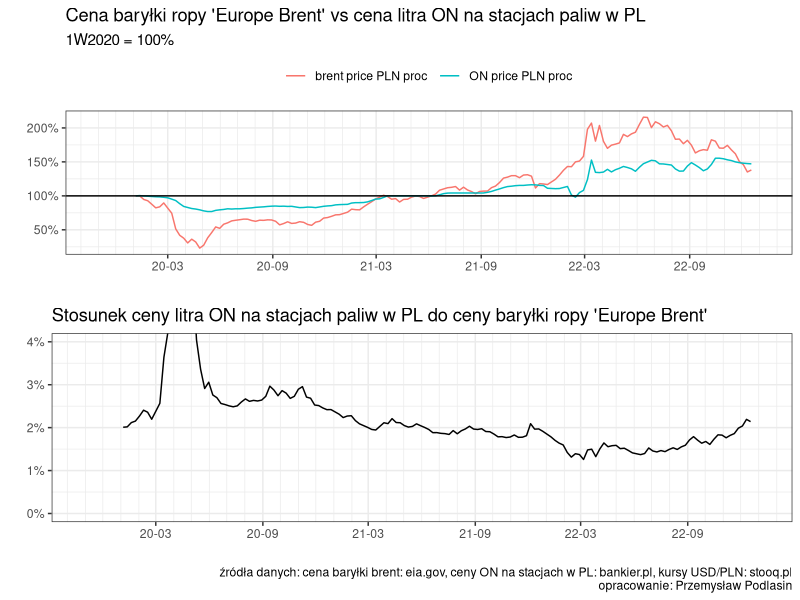

Here is the R script that generated this plot:
library(dplyr)
library(readxl)
library(ggplot2)
library(reshape2)
library(lubridate)
library(stringr)
library(scales)
library(ggpubr)
setwd('C:\\Users\\ppodl\\Desktop\\praca\\20221226_oil_price')

usdpln = read.csv('usdpln_w_stooq.csv')
usdpln$week <- 
  strftime(usdpln$Date, format = "%YW%V")

brent <-
  read_xls('RBRTEw_eiga_gov.xls',sheet = "Data 1",skip = 2)

colnames(brent) <- 
  c('date','price')

brent$date <- 
  as.Date(brent$date, origin = "1899-12-30")

brent$week <- 
  strftime(brent$date, format = "%YW%V")

ON <- 
  read_xlsx('ON_PL_bankier.xlsx')

colnames(ON) <- 
  c('Data','ON_price_PLN')
  

ON$week <- 
  substr(ON$Data,14,24) %>% 
  strftime(format = "%YW%V")  


df <- 
  ON %>% 
  select(week, ON_price_PLN) %>% 
  merge(brent %>% select(week,price),by = 'week') %>% 
  rename(brent_price_USD = price) %>% 
  merge(usdpln %>% select(week,Close,Date),by='week') %>% 
  mutate(brent_price_PLN = brent_price_USD * Close) %>% 
  select(Date,week, ON_price_PLN,brent_price_PLN) %>% 
  mutate(Date = Date %>% as.Date)

start_date <- 
  '2020-01-01'
start_week <- 
  min(df$week[df$Date >= start_date])

plot <- 
  df %>% 
    filter(Date >= start_date) %>%
    mutate(ON_price_PLN_proc = ON_price_PLN / df$ON_price_PLN[df$week == start_week],
           brent_price_PLN_proc = brent_price_PLN / df$brent_price_PLN[df$week == start_week]) %>%
    select(week,Date,ON_price_PLN_proc, brent_price_PLN_proc) %>% 
    melt(id.vars = c('Date','week')) %>%
    mutate(variable = str_replace_all(variable,'_',' ')) %>% 
    ggplot(aes(x=Date)) +
      geom_line(aes(y = value,col = variable)) +
      geom_hline(yintercept = 1) +
      theme_bw() +
      scale_x_date(date_breaks = "6 month", date_minor_breaks = "1 month",limits = c(start_date %>% as.Date - months(2),'2023-01-01' %>% as.Date),date_labels = '%y-%m') +
      scale_y_continuous(labels = scales::percent) +
      theme(legend.position = "top",
            legend.title = element_blank()) +
      labs(title = "Cena baryłki ropy 'Europe Brent' vs cena litra ON na stacjach paliw w PL",
           subtitle = '1W2020 = 100%',
           #caption = 'źródła danych: cena baryłki brent: eia.gov, ceny ON na stacjach w PL: bankier.pl, kursy USD/PLN: stooq.pl',
           x='',
           y='')
plot2 <- 
  df %>% 
    filter(Date >= start_date) %>%
    #mutate(ON_price_PLN_proc = ON_price_PLN / df$ON_price_PLN[df$week == start_week],
    #       brent_price_PLN_proc = brent_price_PLN / df$brent_price_PLN[df$week == start_week]) %>%
    #mutate(ratio = ON_price_PLN_proc / brent_price_PLN_proc) %>%
    mutate(ratio = ON_price_PLN / brent_price_PLN) %>%
    select(week,Date,ratio) %>% 
    ggplot(aes(x=Date,y=ratio)) +
      geom_line() +
      #geom_hline(yintercept = 1) +
      theme_bw() +
      scale_x_date(date_breaks = "6 month", date_minor_breaks = "1 month",limits = c(start_date %>% as.Date - months(2),'2023-01-01' %>% as.Date),date_labels = '%y-%m') +
      scale_y_continuous(labels = scales::percent) +
      theme(legend.position = "top",
            legend.title = element_blank()) +
      labs(title = "Stosunek ceny litra ON na stacjach paliw w PL do ceny baryłki ropy 'Europe Brent'",
           #subtitle = 'ceny z 1W2020 = 100% dla licznika i mianownika',
           caption = 'źródła danych: cena baryłki brent: eia.gov, ceny ON na stacjach w PL: bankier.pl, kursy USD/PLN: stooq.pl\nopracowanie: Przemysław Podlasin',
           x='',
           y='')+
      coord_cartesian(ylim=c(0,0.04))

plots <- 
  ggarrange(plot,plot2,ncol=1)
ggsave('plots.jpg',plots,scale = 1.5,width = 5, height = 5)

